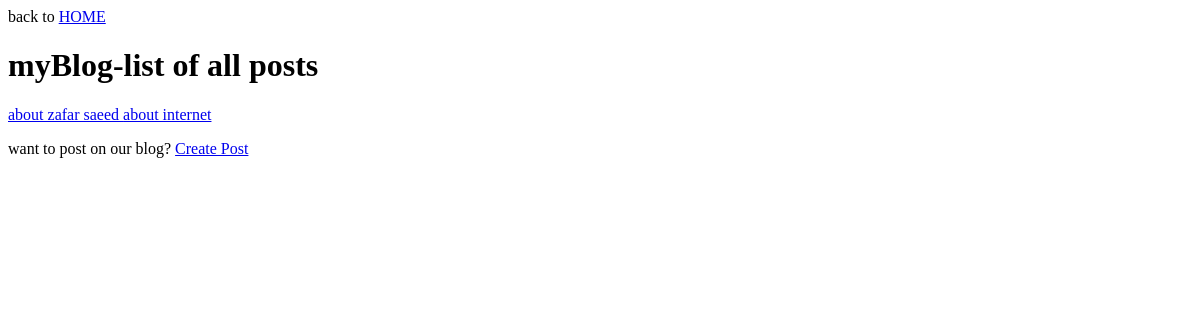
The app's page /posts/, older data.
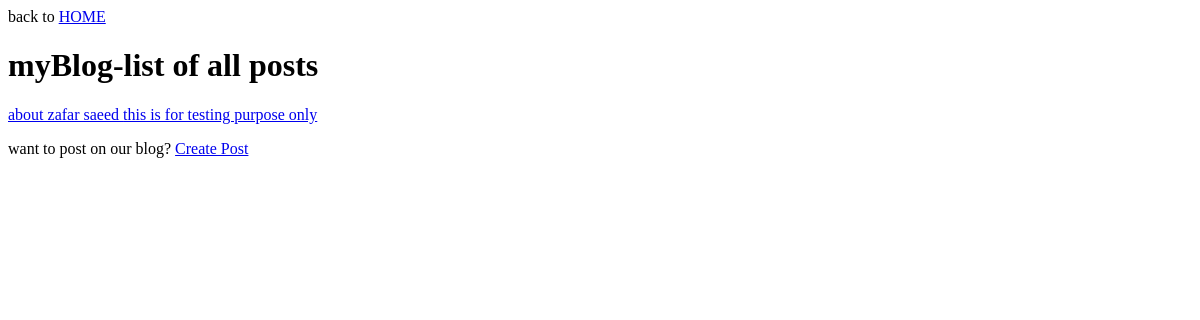
The same page, newer data.
### blog/models.py (models this page shows)
class Post(models.Model):
  author= models.ForeignKey(User, on_delete=models.CASCADE)
  title= models.CharField(max_length=255)
  content= models.TextField()
  datePosted= models.DateTimeField(default=timezone.now)

### blog/views.py (the view)
# urls.py: path("posts/", views.posts, name="posts"),
def posts(request):
  post= Post.objects.all()
  return render(request, "posts.html", {"post": post})

### blog/templates/posts.html (shortened to what this page needs)
<html>
<body>
<p> back to <a href="/"> HOME </a> </p>
{% extends "master.html" %}
{% block content %}
  <h1> myBlog-list of all posts </h1>
  {% for x in post %}
    <a href="postDetails/{{ x.id }}">{{ x.title }} </a>
  {% endfor %}
  <p> want to post on our blog? <a href="newPost/"> Create Post </a> </p>
{% endblock %}

### blog/templates/master.html (shortened to what this page needs)
<!DOCTYPE html>
<html>
<head>
</head>
<body>
{% block content %}
{% endblock %}
</body>
</html>

Row changes from the older to the newer data that the page shows:
removed Post: title "about internet"
added Post: title "this is for testing purpose only"
